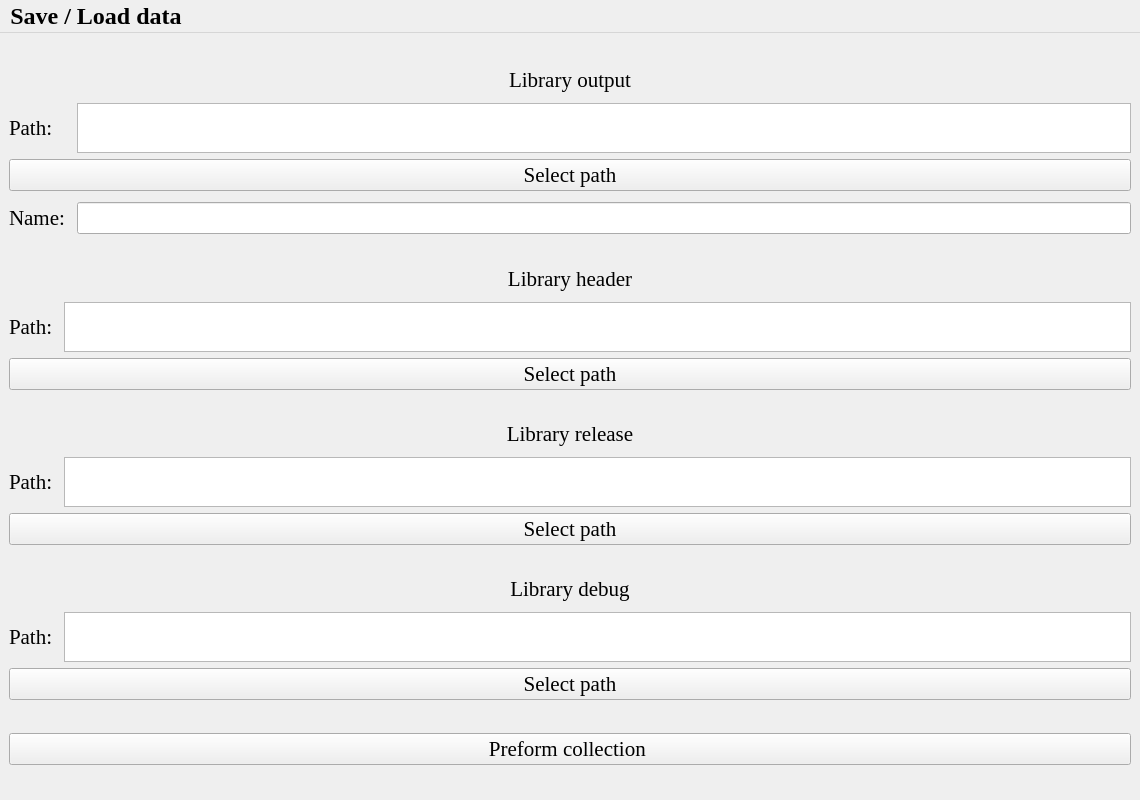
<?xml version="1.0" encoding="UTF-8"?>
<ui version="4.0">
 <class>WindowMain</class>
 <widget class="QMainWindow" name="WindowMain">
  <property name="geometry">
   <rect>
    <x>0</x>
    <y>0</y>
    <width>1140</width>
    <height>800</height>
   </rect>
  </property>
  <property name="font">
   <font>
    <family>Times New Roman</family>
    <pointsize>16</pointsize>
   </font>
  </property>
  <property name="windowTitle">
   <string>Library collector</string>
  </property>
  <widget class="QWidget" name="centralwidget">
   <layout class="QVBoxLayout" name="verticalLayout">
    <item>
     <spacer name="main_spacer1">
      <property name="orientation">
       <enum>Qt::Vertical</enum>
      </property>
      <property name="sizeType">
       <enum>QSizePolicy::Expanding</enum>
      </property>
      <property name="sizeHint" stdset="0">
       <size>
        <width>20</width>
        <height>20</height>
       </size>
      </property>
     </spacer>
    </item>
    <item>
     <layout class="QGridLayout" name="libraryOut_layout">
      <item row="2" column="0">
       <widget class="QLabel" name="libraryOutPath_label">
        <property name="text">
         <string>Path: </string>
        </property>
       </widget>
      </item>
      <item row="1" column="0" colspan="2">
       <spacer name="libraryOut_spacer1">
        <property name="orientation">
         <enum>Qt::Vertical</enum>
        </property>
        <property name="sizeType">
         <enum>QSizePolicy::Fixed</enum>
        </property>
        <property name="sizeHint" stdset="0">
         <size>
          <width>20</width>
          <height>5</height>
         </size>
        </property>
       </spacer>
      </item>
      <item row="4" column="0" colspan="2">
       <spacer name="libraryOut_spacer2">
        <property name="orientation">
         <enum>Qt::Vertical</enum>
        </property>
        <property name="sizeType">
         <enum>QSizePolicy::Fixed</enum>
        </property>
        <property name="sizeHint" stdset="0">
         <size>
          <width>20</width>
          <height>5</height>
         </size>
        </property>
       </spacer>
      </item>
      <item row="5" column="1">
       <widget class="QLineEdit" name="libraryOutName_edit">
        <property name="alignment">
         <set>Qt::AlignCenter</set>
        </property>
        <property name="readOnly">
         <bool>false</bool>
        </property>
       </widget>
      </item>
      <item row="0" column="0" colspan="2">
       <widget class="QLabel" name="libraryOut_label">
        <property name="text">
         <string>Library output</string>
        </property>
        <property name="alignment">
         <set>Qt::AlignCenter</set>
        </property>
       </widget>
      </item>
      <item row="3" column="0" colspan="2">
       <widget class="QPushButton" name="libraryOutPath_btn">
        <property name="text">
         <string>Select path</string>
        </property>
       </widget>
      </item>
      <item row="5" column="0">
       <widget class="QLabel" name="libraryOutName_label">
        <property name="text">
         <string>Name: </string>
        </property>
       </widget>
      </item>
      <item row="2" column="1">
       <widget class="QTextEdit" name="libraryOutPath_edit">
        <property name="maximumSize">
         <size>
          <width>16777215</width>
          <height>50</height>
         </size>
        </property>
       </widget>
      </item>
     </layout>
    </item>
    <item>
     <spacer name="main_spacer2">
      <property name="orientation">
       <enum>Qt::Vertical</enum>
      </property>
      <property name="sizeType">
       <enum>QSizePolicy::Expanding</enum>
      </property>
      <property name="sizeHint" stdset="0">
       <size>
        <width>20</width>
        <height>10</height>
       </size>
      </property>
     </spacer>
    </item>
    <item>
     <layout class="QGridLayout" name="libraryHeader_layout">
      <item row="2" column="0">
       <widget class="QLabel" name="libraryHeaderPath_label">
        <property name="text">
         <string>Path: </string>
        </property>
       </widget>
      </item>
      <item row="3" column="0" colspan="2">
       <widget class="QPushButton" name="libraryHeaderPath_btn">
        <property name="text">
         <string>Select path</string>
        </property>
       </widget>
      </item>
      <item row="0" column="0" colspan="2">
       <widget class="QLabel" name="libraryHeader_label">
        <property name="text">
         <string>Library header</string>
        </property>
        <property name="alignment">
         <set>Qt::AlignCenter</set>
        </property>
       </widget>
      </item>
      <item row="1" column="0" colspan="2">
       <spacer name="libraryHeader_spacer1">
        <property name="orientation">
         <enum>Qt::Vertical</enum>
        </property>
        <property name="sizeType">
         <enum>QSizePolicy::Fixed</enum>
        </property>
        <property name="sizeHint" stdset="0">
         <size>
          <width>20</width>
          <height>5</height>
         </size>
        </property>
       </spacer>
      </item>
      <item row="2" column="1">
       <widget class="QTextEdit" name="libraryHeaderPath_edit">
        <property name="maximumSize">
         <size>
          <width>16777215</width>
          <height>50</height>
         </size>
        </property>
       </widget>
      </item>
     </layout>
    </item>
    <item>
     <spacer name="main_spacer3">
      <property name="orientation">
       <enum>Qt::Vertical</enum>
      </property>
      <property name="sizeType">
       <enum>QSizePolicy::Expanding</enum>
      </property>
      <property name="sizeHint" stdset="0">
       <size>
        <width>20</width>
        <height>10</height>
       </size>
      </property>
     </spacer>
    </item>
    <item>
     <layout class="QGridLayout" name="libraryRelease_layout">
      <item row="2" column="0">
       <widget class="QLabel" name="libraryReleasePath_label">
        <property name="text">
         <string>Path: </string>
        </property>
       </widget>
      </item>
      <item row="3" column="0" colspan="2">
       <widget class="QPushButton" name="libraryReleasePath_btn">
        <property name="text">
         <string>Select path</string>
        </property>
       </widget>
      </item>
      <item row="0" column="0" colspan="2">
       <widget class="QLabel" name="libraryRelease_label">
        <property name="text">
         <string>Library release</string>
        </property>
        <property name="alignment">
         <set>Qt::AlignCenter</set>
        </property>
       </widget>
      </item>
      <item row="1" column="0" colspan="2">
       <spacer name="libraryRelease_spacer1">
        <property name="orientation">
         <enum>Qt::Vertical</enum>
        </property>
        <property name="sizeType">
         <enum>QSizePolicy::Fixed</enum>
        </property>
        <property name="sizeHint" stdset="0">
         <size>
          <width>20</width>
          <height>5</height>
         </size>
        </property>
       </spacer>
      </item>
      <item row="2" column="1">
       <widget class="QTextEdit" name="libraryReleasePath_edit">
        <property name="maximumSize">
         <size>
          <width>16777215</width>
          <height>50</height>
         </size>
        </property>
       </widget>
      </item>
     </layout>
    </item>
    <item>
     <spacer name="main_spacer4">
      <property name="orientation">
       <enum>Qt::Vertical</enum>
      </property>
      <property name="sizeType">
       <enum>QSizePolicy::Expanding</enum>
      </property>
      <property name="sizeHint" stdset="0">
       <size>
        <width>20</width>
        <height>10</height>
       </size>
      </property>
     </spacer>
    </item>
    <item>
     <layout class="QGridLayout" name="libraryDebug_layout">
      <item row="2" column="0">
       <widget class="QLabel" name="libraryDebugPath_label">
        <property name="text">
         <string>Path: </string>
        </property>
       </widget>
      </item>
      <item row="1" column="0" colspan="2">
       <spacer name="libraryDebug_spacer1">
        <property name="orientation">
         <enum>Qt::Vertical</enum>
        </property>
        <property name="sizeType">
         <enum>QSizePolicy::Fixed</enum>
        </property>
        <property name="sizeHint" stdset="0">
         <size>
          <width>20</width>
          <height>5</height>
         </size>
        </property>
       </spacer>
      </item>
      <item row="0" column="0" colspan="2">
       <widget class="QLabel" name="libraryDebug_label">
        <property name="text">
         <string>Library debug</string>
        </property>
        <property name="alignment">
         <set>Qt::AlignCenter</set>
        </property>
       </widget>
      </item>
      <item row="3" column="0" colspan="2">
       <widget class="QPushButton" name="libraryDebugPath_btn">
        <property name="text">
         <string>Select path</string>
        </property>
       </widget>
      </item>
      <item row="2" column="1">
       <widget class="QTextEdit" name="libraryDebugPath_edit">
        <property name="maximumSize">
         <size>
          <width>16777215</width>
          <height>50</height>
         </size>
        </property>
       </widget>
      </item>
     </layout>
    </item>
    <item>
     <spacer name="main_spacer5">
      <property name="orientation">
       <enum>Qt::Vertical</enum>
      </property>
      <property name="sizeType">
       <enum>QSizePolicy::Expanding</enum>
      </property>
      <property name="sizeHint" stdset="0">
       <size>
        <width>20</width>
        <height>10</height>
       </size>
      </property>
     </spacer>
    </item>
    <item>
     <widget class="QPushButton" name="preformCollection_btn">
      <property name="text">
       <string>Preform collection </string>
      </property>
     </widget>
    </item>
    <item>
     <spacer name="main_spacer6">
      <property name="orientation">
       <enum>Qt::Vertical</enum>
      </property>
      <property name="sizeType">
       <enum>QSizePolicy::Expanding</enum>
      </property>
      <property name="sizeHint" stdset="0">
       <size>
        <width>20</width>
        <height>20</height>
       </size>
      </property>
     </spacer>
    </item>
   </layout>
  </widget>
  <widget class="QMenuBar" name="menubar">
   <property name="geometry">
    <rect>
     <x>0</x>
     <y>0</y>
     <width>1140</width>
     <height>32</height>
    </rect>
   </property>
   <property name="font">
    <font>
     <family>Times New Roman</family>
     <pointsize>18</pointsize>
     <weight>75</weight>
     <bold>true</bold>
    </font>
   </property>
   <widget class="QMenu" name="menuSave_Load_data">
    <property name="font">
     <font>
      <family>Times New Roman</family>
      <pointsize>16</pointsize>
     </font>
    </property>
    <property name="title">
     <string>Save / Load data</string>
    </property>
    <addaction name="actionSave_data"/>
    <addaction name="separator"/>
    <addaction name="actionLoad_data"/>
   </widget>
   <addaction name="menuSave_Load_data"/>
  </widget>
  <action name="actionSave_data">
   <property name="text">
    <string>Save data</string>
   </property>
  </action>
  <action name="actionLoad_data">
   <property name="text">
    <string>Load data</string>
   </property>
  </action>
 </widget>
 <resources/>
 <connections/>
</ui>
